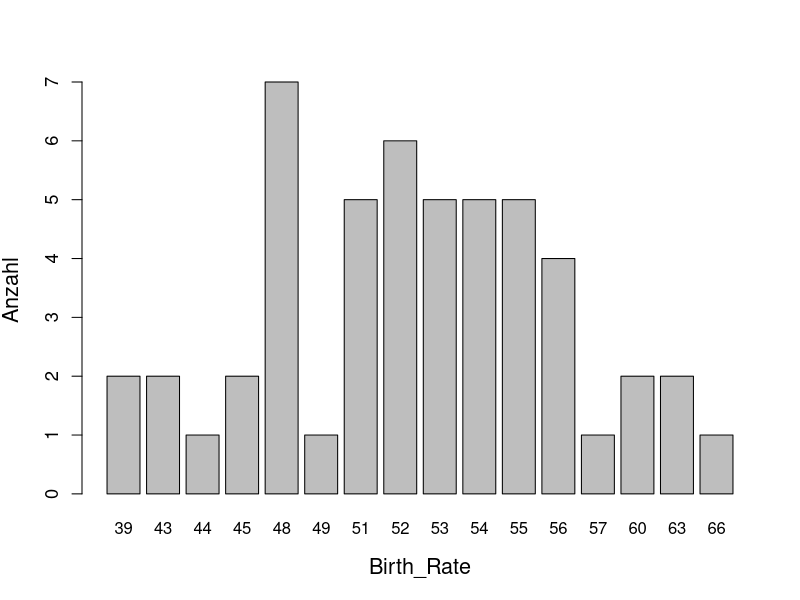
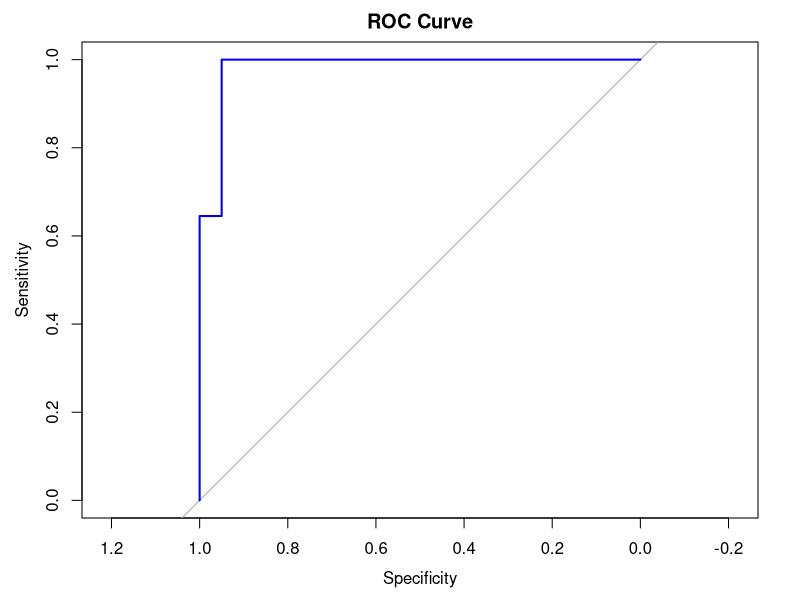

R code for these plots, in order: (Note: this script raises an error after producing the figures.)
library(pROC)
library(caret)

setwd("C:/Users/alena/D/Universität/5Semester/Fallstudien 1/5")

df <- read.csv("US_election_2024.csv", sep = ";", dec = ",")
head(df)
str(df)

dim(df)
#51 11

summary(df)
#keine NA Werte

#Deskriptive Analyse

attach(df)

table(State)
#Eine Beobachung aus jedem State

table(Leading_Candidate)
# Harris  Trump 
# 20     31 

#Statistische Kennwerte für kardinal stetig skalierte Variablen
num_stat <- function(data) {
  var_name <- c("Population_Density", "Median_Age", "HDI", "Unemployment_Rate", 
                "Health_Insurance_Coverage")
  result <- matrix(NA, nrow = length(data), ncol = 8)
  colnames(result) <- c("Merkmal", "min", "q0.25", "q0.5", 
                        "Arith. Mittel", "q0.75", "max", "sd")
  for(i in 1:length(data)) {
    var_data <- data[[i]]
    
    q1 <- quantile(var_data, 0.25, type = 2)
    q3 <- quantile(var_data, 0.75, type = 2)
    
    result[i, 1] <- var_name[i]
    result[i, 2] <- sprintf("%.3f", min(var_data))
    result[i, 3] <- sprintf("%.3f", q1)
    result[i, 4] <- sprintf("%.3f", median(var_data))
    result[i, 5] <- sprintf("%.3f", mean(var_data))
    result[i, 6] <- sprintf("%.3f", q3)
    result[i, 7] <- sprintf("%.3f", max(var_data))
    result[i, 8] <- sprintf("%.3f", sd(var_data))
  } 
  return(as.data.frame(result))
}
num_stat(df[,c(5, 6, 8:10)])

#Säulendiagramme für Birth_Rate
barplot(table(Birth_Rate), main = "", ylab = "Anzahl", xlab = "Birth_Rate", 
        cex.axis = 1.1, cex.lab = 1.3) 

#Aufgabe 1 - die Zielvariable Leading_Candidate modellieren

# Harris = 0, Trump = 1 kodieren (da wir Logistische Regression verwenden, 
# muss die Zielvariable numerisch sein und als 0 und 1 kodiert werden)
df$Leading_Candidate <- ifelse(df$Leading_Candidate == "Harris", 0, 1)

glm_model <- glm(Leading_Candidate ~ Total_Area + Population + Population_Density + 
                    Median_Age + Birth_Rate + HDI + Unemployment_Rate + 
                    Health_Insurance_Coverage + 
                    Median_Rent, family = binomial, data = df)
summary(glm_model)

#Aufgabe 3 - Modellenbewertung
# Vorhersagen für das Modell generieren
pred_prob <- predict(glm_model, type = "response")

# Manuell die Levels und die Richtung festlegen
roc_curve <- roc(df$Leading_Candidate, pred_prob, levels = c(0, 1), direction = "<")

# ROC-Kurve plotten
plot(roc_curve, col = "blue", main = "ROC Curve")

# AUC berechnen und ausgeben
auc(roc_curve)


# TrainControl für Kreuzvalidierung mit ROC und AUC
train_control <- trainControl(method = "cv",         
                              number = 10,           # 10-fache Kreuzvalidierung
                              classProbs = TRUE,     # Berechnung von Klassenwahrscheinlichkeiten
                              summaryFunction = twoClassSummary)  # Berechnung von ROC und AUC

# Das Modell trainieren (binomiale logistische Regression)
cv_model <- train(Leading_Candidate ~ Total_Area + Population + Population_Density + 
                    Median_Age + Birth_Rate + HDI + Unemployment_Rate + 
                    Health_Insurance_Coverage + Median_Rent, 
                  data = df, 
                  method = "glm", 
                  family = "binomial", 
                  trControl = train_control, 
                  metric = "ROC")  # ROC als Leistungsmaß

# Zusammenfassung der Ergebnisse der Kreuzvalidierung
print(cv_model)

# ROC-Kurve berechnen und plotten
pred_prob <- predict(cv_model, df, type = "prob")[,2]  # Wahrscheinlichkeiten für Klasse 1 (Trump)
roc_curve <- roc(df$Leading_Candidate, pred_prob)

# Plot der ROC-Kurve
plot(roc_curve, col = "blue", main = "ROC Curve")

# AUC berechnen und anzeigen
auc_value <- auc(roc_curve)
print(paste("AUC:", auc_value))


